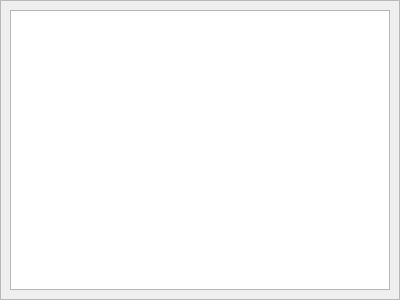
<?xml version="1.0" encoding="UTF-8"?>
<ui version="4.0">
 <class>Symbol</class>
 <widget class="QScrollArea" name="Symbol">
  <property name="geometry">
   <rect>
    <x>0</x>
    <y>0</y>
    <width>400</width>
    <height>300</height>
   </rect>
  </property>
  <property name="windowTitle">
   <string>Call View</string>
  </property>
  <property name="widgetResizable">
   <bool>true</bool>
  </property>
  <widget class="QWidget" name="scrollAreaWidgetContents">
   <property name="geometry">
    <rect>
     <x>0</x>
     <y>0</y>
     <width>398</width>
     <height>298</height>
    </rect>
   </property>
   <layout class="QHBoxLayout" name="horizontalLayout">
    <item>
     <widget class="SymbolView" name="graphicsView"/>
    </item>
   </layout>
  </widget>
 </widget>
 <customwidgets>
  <customwidget>
   <class>SymbolView</class>
   <extends>QGraphicsView</extends>
   <header>symbolview.h</header>
  </customwidget>
 </customwidgets>
 <resources/>
 <connections/>
</ui>
